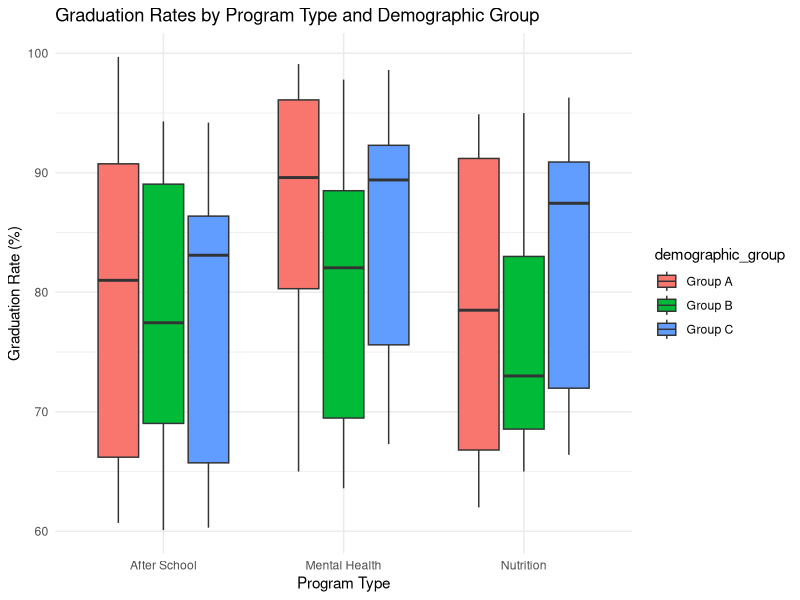

The R script that drew this image:
# public_health_summary.R
# Simulated R script for public health outcome visualization

# Load packages
library(tidyverse)

# Simulated dataset
data <- tibble(
  region = rep(c("North", "South", "East", "West"), each = 25),
  program_type = sample(c("Nutrition", "Mental Health", "After School"), 100, replace = TRUE),
  graduation_rate = round(runif(100, 60, 100), 1),
  demographic_group = sample(c("Group A", "Group B", "Group C"), 100, replace = TRUE)
)

# Basic summary by region
summary_by_region <- data %>%
  group_by(region) %>%
  summarize(avg_grad_rate = mean(graduation_rate))

print(summary_by_region)

# Visualize disparities by program type
ggplot(data, aes(x = program_type, y = graduation_rate, fill = demographic_group)) +
  geom_boxplot() +
  labs(
    title = "Graduation Rates by Program Type and Demographic Group",
    x = "Program Type",
    y = "Graduation Rate (%)"
  ) +
  theme_minimal() 
